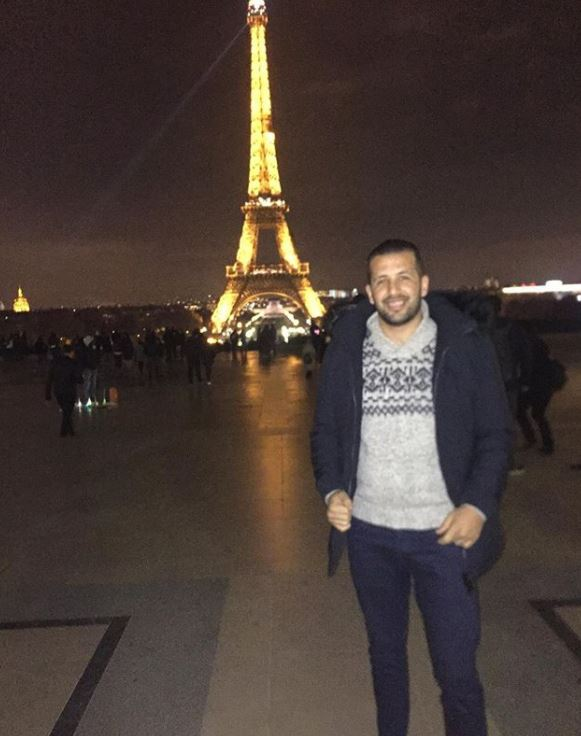
#> input picture img/eifel3.jpg, 581 x 736 px, given in place of trap8.jpg, which was not available
$ python asift.py img/eifel3.jpg
#> lines starting #> are read from the running program, lines starting #| are printed output that depends on the picture; pictures that were not available may be replaced by others from this repository, and a replacement may not be noted
### find_obj.py
#!/usr/bin/env python
# source: https://github.com/opencv/opencv/tree/master/samples/python
'''
Feature-based image matching sample.

Note, that you will need the https://github.com/opencv/opencv_contrib repo for SIFT and SURF

USAGE
  find_obj.py [--feature=<sift|surf|orb|akaze|brisk>[-flann]] [ <image1> <image2> ]

  --feature  - Feature to use. Can be sift, surf, orb or brisk. Append '-flann'
               to feature name to use Flann-based matcher instead bruteforce.

  Press left mouse button on a feature point to see its matching point.
'''

# Python 2/3 compatibility
from __future__ import print_function

import numpy as np
import cv2 as cv
from common import anorm, getsize

FLANN_INDEX_KDTREE = 1  # bug: flann enums are missing
FLANN_INDEX_LSH    = 6


def init_feature(name):
    chunks = name.split('-')
    if chunks[0] == 'sift':
        detector = cv.xfeatures2d.SIFT_create()
        norm = cv.NORM_L2
    elif chunks[0] == 'surf':
        detector = cv.xfeatures2d.SURF_create(800)
        norm = cv.NORM_L2
    elif chunks[0] == 'orb':
        detector = cv.ORB_create(400)
        norm = cv.NORM_HAMMING
    elif chunks[0] == 'akaze':
        detector = cv.AKAZE_create()
        norm = cv.NORM_HAMMING
    elif chunks[0] == 'brisk':
        detector = cv.BRISK_create()
        norm = cv.NORM_HAMMING
    else:
        return None, None
    if 'flann' in chunks:
        search_params = dict(checks=50)
        if norm == cv.NORM_L2:
            flann_params = dict(algorithm = FLANN_INDEX_KDTREE, trees = 5)
        else:
            flann_params= dict(algorithm = FLANN_INDEX_LSH,
                               table_number = 6, # 12
                               key_size = 12,     # 20
                               multi_probe_level = 1) #2
        matcher = cv.FlannBasedMatcher(flann_params, search_params)  # bug : need to pass empty dict (#1329)
    else:
        matcher = cv.BFMatcher(norm)
    return detector, matcher


def filter_matches(kp1, kp2, matches, ratio = 0.75):
    mkp1, mkp2 = [], []
    for m in matches:
        if len(m) == 2 and m[0].distance < m[1].distance * ratio:
            m = m[0]
            mkp1.append( kp1[m.queryIdx] )
            mkp2.append( kp2[m.trainIdx] )
    p1 = np.float32([kp.pt for kp in mkp1])
    p2 = np.float32([kp.pt for kp in mkp2])
    kp_pairs = zip(mkp1, mkp2)
    return p1, p2, list(kp_pairs)

def explore_match(win, img1, img2, kp_pairs, status = None, H = None):
    h1, w1 = img1.shape[:2]
    h2, w2 = img2.shape[:2]
    vis = np.zeros((max(h1, h2), w1+w2), np.uint8)
    vis[:h1, :w1] = img1
    vis[:h2, w1:w1+w2] = img2
    vis = cv.cvtColor(vis, cv.COLOR_GRAY2BGR)

    if H is not None:
        corners = np.float32([[0, 0], [w1, 0], [w1, h1], [0, h1]])
        corners = np.int32( cv.perspectiveTransform(corners.reshape(1, -1, 2), H).reshape(-1, 2) + (w1, 0) )
        cv.polylines(vis, [corners], True, (255, 255, 255))

    if status is None:
        status = np.ones(len(kp_pairs), np.bool_)
    p1, p2 = [], []  # python 2 / python 3 change of zip unpacking
    for kpp in kp_pairs:
        p1.append(np.int32(kpp[0].pt))
        p2.append(np.int32(np.array(kpp[1].pt) + [w1, 0]))

    green = (0, 255, 0)
    red = (0, 0, 255)
    kp_color = (51, 103, 236)
    for (x1, y1), (x2, y2), inlier in zip(p1, p2, status):
        if inlier:
            col = green
            cv.circle(vis, (x1, y1), 2, col, -1)
            cv.circle(vis, (x2, y2), 2, col, -1)
        else:
            col = red
            r = 2
            thickness = 3
            cv.line(vis, (x1-r, y1-r), (x1+r, y1+r), col, thickness)
            cv.line(vis, (x1-r, y1+r), (x1+r, y1-r), col, thickness)
            cv.line(vis, (x2-r, y2-r), (x2+r, y2+r), col, thickness)
            cv.line(vis, (x2-r, y2+r), (x2+r, y2-r), col, thickness)
    vis0 = vis.copy()
    for (x1, y1), (x2, y2), inlier in zip(p1, p2, status):
        if inlier:
            cv.line(vis, (x1, y1), (x2, y2), green)

    cv.imshow(win, vis)

    # [20 lines left out: function onmouse, not called in this run]
    cv.setMouseCallback(win, onmouse)
    return vis


# [51 lines that do not run on import are left out]

### common.py
#!/usr/bin/env python

'''
This module contains some common routines used by other samples.
'''

# Python 2/3 compatibility
from __future__ import print_function
import sys
import thresholds
PY3 = sys.version_info[0] == 3

if PY3:
    from functools import reduce

import numpy as np
import cv2 as cv
import json
import logging
logger = logging.getLogger("common")

# built-in modules
import os
import itertools as it
from contextlib import contextmanager

image_extensions = ['.bmp', '.jpg', '.jpeg', '.png', '.tif', '.tiff', '.pbm', '.pgm', '.ppm']

class Bunch(object):
    def __init__(self, **kw):
        self.__dict__.update(kw)
    def __str__(self):
        return str(self.__dict__)

import numpy as np

# [97 lines left out: functions find_transformation, calcTransformationMatrix_fixed_points, not called in this run]

'''
Description parse_JSON_single_person(filename)
Parse the openpose json output and returns an numpy array of 18 rows (body -joint points / keypoints)
so undetected body parts (openpose errors, labeled by openpose as (0,0) )
-> stay (0,0) and can be identified in this way

Parameters:
@:param filename

Returns:
@:returns a numpy array containg 18 2D features
'''
# [202 lines left out: functions parse_JSON_single_person, parse_JSON_single_person_as_json, parse_JSON_multi_person_old, parse_JSON_multi_person, parse_JSON_multi_person_as_json, split_in_face_legs_torso and 3 more, not called in this run]


def unpad(matrix):

    return matrix[:, :-1]

def pad(matrix):
    return np.hstack([matrix, np.zeros((matrix.shape[0], 1))])

import numpy as np

class bcolors:
    HEADER = '\033[95m'
    OKBLUE = '\033[94m'
    OKGREEN = '\033[92m'
    WARNING = '\033[93m'
    FAIL = '\033[91m'
    ENDC = '\033[0m'
    BOLD = '\033[1m'
    UNDERLINE = '\033[4m'

options = {0 : 'neus',
           1 : 'nek',
           2 : 'l-schouder',
           3 : 'l-elleboog',
           4 : 'l-pols',
           5 : 'r-schouder',
           6 : 'r-elleboog',
           7 : 'r-pols',
           8 : 'l-heup',
           9 : 'l-knie',
           10: 'l-enkel',
           11: 'r-heup',
           12: 'r-knie',
           13: 'r-enkel',
           14: 'l-oog',
           15: 'r-oog',
           16: 'l-oor',
           17: 'r-oor',
        }

# [74 lines left out: functions get_bodypart, corr2_coeff, resizeAndPad, resize_img, not called in this run]

def splitfn(fn):
    path, fn = os.path.split(fn)
    name, ext = os.path.splitext(fn)
    #return posematching. path, name, ext

def anorm2(a):
    return (a*a).sum(-1)
def anorm(a):
    return np.sqrt( anorm2(a) )

# [44 lines left out: functions homotrans, to_rect, rect2rect_mtx, lookat, mtx2rvec, draw_str, not called in this run]

class Sketcher:
    # [8 lines left out: function __init__, not called in this run]

    def show(self):
        cv.imshow(self.windowname, self.dests[0])

    # [13 lines left out: function on_mouse, not called in this run]


# palette data from matplotlib/_cm.py
_jet_data =   {'red':   ((0., 0, 0), (0.35, 0, 0), (0.66, 1, 1), (0.89,1, 1),
                         (1, 0.5, 0.5)),
               'green': ((0., 0, 0), (0.125,0, 0), (0.375,1, 1), (0.64,1, 1),
                         (0.91,0,0), (1, 0, 0)),
               'blue':  ((0., 0.5, 0.5), (0.11, 1, 1), (0.34, 1, 1), (0.65,0, 0),
                         (1, 0, 0))}

cmap_data = { 'jet' : _jet_data }

# [14 lines left out: function make_cmap, not called in this run]

def nothing(*arg, **kw):
    pass

def clock():
    return cv.getTickCount() / cv.getTickFrequency()

@contextmanager
def Timer(msg):
    print(msg, '...',)
    start = clock()
    try:
        yield
    finally:
        print("%.2f ms" % ((clock()-start)*1000))

class StatValue:
    def __init__(self, smooth_coef = 0.5):
        self.value = None
        self.smooth_coef = smooth_coef
    # [6 lines left out: function update, not called in this run]

class RectSelector:
    # [31 lines left out: functions __init__, onmouse, draw, not called in this run]
    @property
    def dragging(self):
        return self.drag_rect is not None


# [24 lines left out: functions grouper, mosaic, not called in this run]

def getsize(img):
    h, w = img.shape[:2]
    return w, h

def mdot(*args):
    return reduce(np.dot, args)

# [99 lines left out: functions draw_keypoints, scene_feature_scaling, feature_scaling, feature_scaling_multi_person, divide_by_max, normalise_rescaling and 1 more, not called in this run]

### asift.py
#!/usr/bin/env python
# https://github.com/opencv/opencv/tree/master/samples/python
'''
Affine invariant feature-based image matching sample.

This sample is similar to find_obj.py, but uses the affine transformation
space sampling technique, called ASIFT [1]. While the original implementation
is based on SIFT, you can try to use SURF or ORB detectors instead. Homography RANSAC
is used to reject outliers. Threading is used for faster affine sampling.

[1] http://www.ipol.im/pub/algo/my_affine_sift/

USAGE
  asift.py [--feature=<sift|surf|orb|brisk>[-flann]] [ <image1> <image2> ]

  --feature  - Feature to use. Can be sift, surf, orb or brisk. Append '-flann'
               to feature name to use Flann-based matcher instead bruteforce.

  Press left mouse button on a feature point to see its matching point.
'''

# Python 2/3 compatibility
from __future__ import print_function

import numpy as np
import cv2 as cv

# built-in modules
import itertools as it
from multiprocessing.pool import ThreadPool

# local modules
from common import Timer
from find_obj import init_feature, filter_matches, explore_match


def affine_skew(tilt, phi, img, mask=None):
    '''
    affine_skew(tilt, phi, img, mask=None) -> skew_img, skew_mask, Ai

    Ai - is an affine transform matrix from skew_img to img
    '''
    h, w = img.shape[:2]
    if mask is None:
        mask = np.zeros((h, w), np.uint8)
        mask[:] = 255
    A = np.float32([[1, 0, 0], [0, 1, 0]])
    if phi != 0.0:
        phi = np.deg2rad(phi)
        s, c = np.sin(phi), np.cos(phi)
        A = np.float32([[c,-s], [ s, c]])
        corners = [[0, 0], [w, 0], [w, h], [0, h]]
        tcorners = np.int32( np.dot(corners, A.T) )
        x, y, w, h = cv.boundingRect(tcorners.reshape(1,-1,2))
        A = np.hstack([A, [[-x], [-y]]])
        img = cv.warpAffine(img, A, (w, h), flags=cv.INTER_LINEAR, borderMode=cv.BORDER_REPLICATE)
    if tilt != 1.0:
        s = 0.8*np.sqrt(tilt*tilt-1)
        img = cv.GaussianBlur(img, (0, 0), sigmaX=s, sigmaY=0.01)
        img = cv.resize(img, (0, 0), fx=1.0/tilt, fy=1.0, interpolation=cv.INTER_NEAREST)
        A[0] /= tilt
    if phi != 0.0 or tilt != 1.0:
        h, w = img.shape[:2]
        mask = cv.warpAffine(mask, A, (w, h), flags=cv.INTER_NEAREST)
    Ai = cv.invertAffineTransform(A)
    return img, mask, Ai


def affine_detect(detector, img, mask=None, pool=None):
    '''
    affine_detect(detector, img, mask=None, pool=None) -> keypoints, descrs

    Apply a set of affine transormations to the image, detect keypoints and
    reproject them into initial image coordinates.
    See http://www.ipol.im/pub/algo/my_affine_sift/ for the details.

    ThreadPool object may be passed to speedup the computation.
    '''
    params = [(1.0, 0.0)]
    for t in 2**(0.5*np.arange(1,6)):
        for phi in np.arange(0, 180, 72.0 / t):
            params.append((t, phi))

    def f(p):
        t, phi = p
        timg, tmask, Ai = affine_skew(t, phi, img)
        keypoints, descrs = detector.detectAndCompute(timg, tmask)
        for kp in keypoints:
            x, y = kp.pt
            kp.pt = tuple( np.dot(Ai, (x, y, 1)) )
        if descrs is None:
            descrs = []
        return keypoints, descrs

    keypoints, descrs = [], []
    if pool is None:
        ires = it.imap(f, params)
    else:
        ires = pool.imap(f, params)

    for i, (k, d) in enumerate(ires):
        print('affine sampling: %d / %d\r' % (i+1, len(params)), end='')
        keypoints.extend(k)
        descrs.extend(d)

    print()
    return keypoints, np.array(descrs)

if __name__ == '__main__':
    print(__doc__)

    import sys, getopt
    opts, args = getopt.getopt(sys.argv[1:], '', ['feature='])
    opts = dict(opts)
    feature_name = opts.get('--feature', 'sift-flann')
    try:
        fn1, fn2 = args
    except:
        fn1 = 'img/trap8.jpg'
        fn2 = 'img/trap9.jpg'

    img1 = cv.imread(fn1, 0)
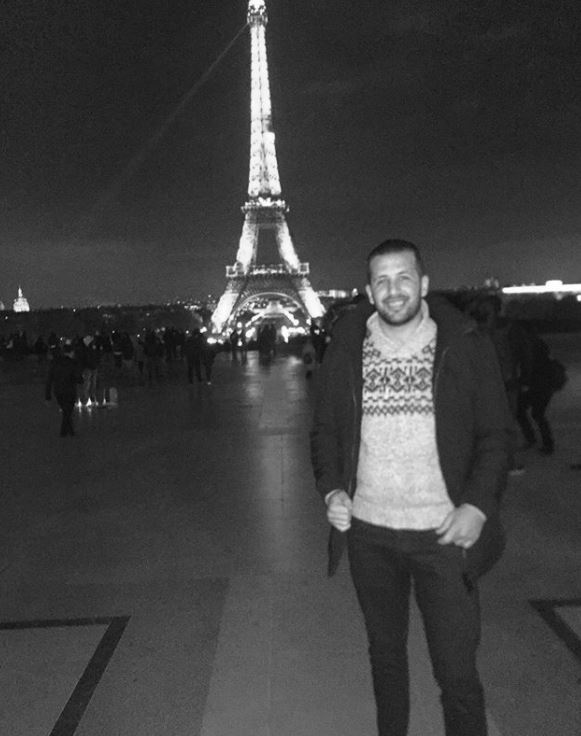
#> img1: shape (736, 581); min 4, max 255, mean 63.6
    img2 = cv.imread(fn2, 0)
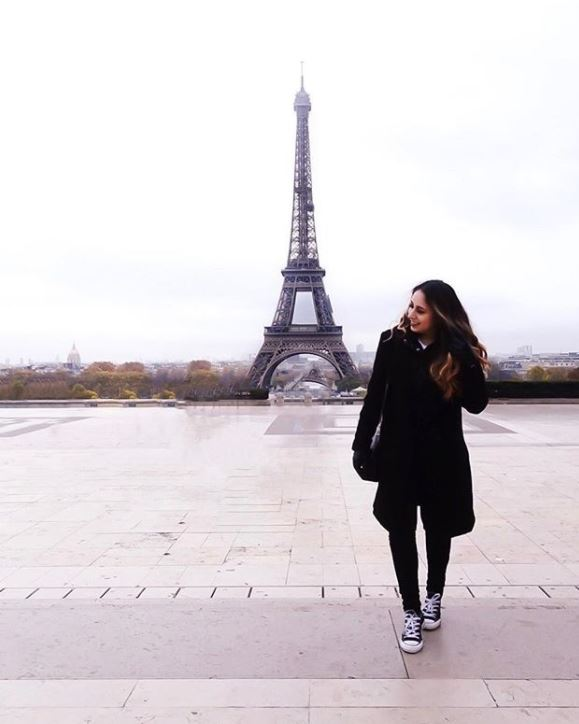
#> input picture img/eifel4.jpg, 579 x 724 px, given in place of trap9.jpg, which was not available
    detector, matcher = init_feature(feature_name)

    if img1 is None:
        print('Failed to load fn1:', fn1)
        sys.exit(1)

    if img2 is None:
        print('Failed to load fn2:', fn2)
        sys.exit(1)

    if detector is None:
        print('unknown feature:', feature_name)
        sys.exit(1)

    print('using', feature_name)

    pool=ThreadPool(processes = cv.getNumberOfCPUs())
    kp1, desc1 = affine_detect(detector, img1, pool=pool)
#> in f, `timg, tmask, Ai = affine_skew(t, phi, img)`: Ai = [[1, 0, 0], [0, 1, 0]]
#> in f, `keypoints, descrs = detector.detectAndCompute(timg, tmask)`: keypoints = 997 keypoints; strongest (x, y, size): (203, 330, 3.8), (89, 402, 3.3), (211, 341, 4.7), (21, 305, 9.4)
#> the loop in affine_detect, `for i, (k, d) in enumerate(ires):` made 43 passes
#> pass 1, in affine_skew (call 2), `img = cv.resize(img, (0, 0), fx=1.0/tilt, fy=1.0, interpolation=cv.INT..`:
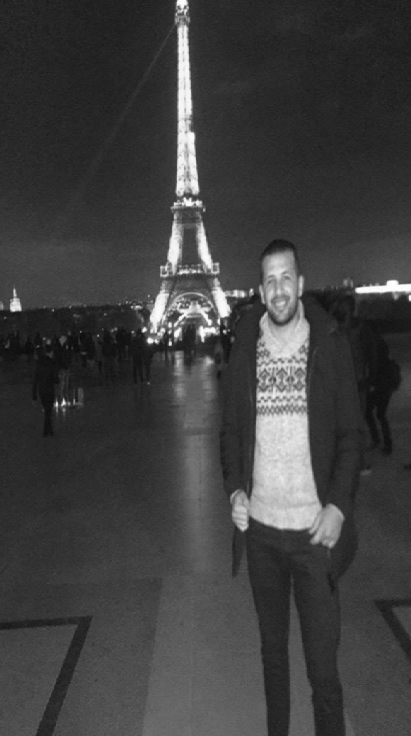
#> img: shape (736, 411); min 11, max 255, mean 63.6
#> after the loop in affine_detect, `for i, (k, d) in enumerate(ires):`: descrs = 13160 items; keypoints = 13160 keypoints; strongest (x, y, size): (240, 343, 2.5), (203, 330, 3.8), (89, 402, 3.3), (211, 341, 4.7)
#> kp1 has the same summary as keypoints in affine_detect
    kp2, desc2 = affine_detect(detector, img2, pool=pool)
#> in f (call 44), `keypoints, descrs = detector.detectAndCompute(timg, tmask)`: keypoints = 706 keypoints; strongest (x, y, size): (418, 508, 2.5), (438, 296, 23.7), (420, 524, 5.1), (417, 473, 85)
#> the loop in affine_detect (call 2), `for i, (k, d) in enumerate(ires):` made 43 passes
#> pass 1, in affine_skew (call 45), `img = cv.resize(img, (0, 0), fx=1.0/tilt, fy=1.0, interpolation=cv.INT..`:
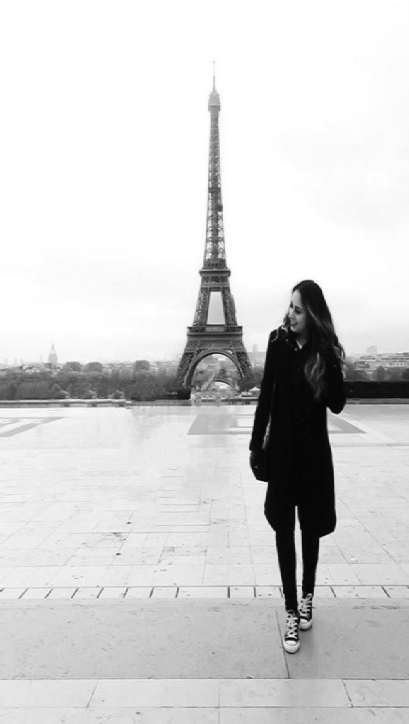
#> img: shape (724, 409); min 1, max 255, mean 211.2
    print('img1 - %d features, img2 - %d features' % (len(kp1), len(kp2)))
#| img1 - 13160 features, img2 - 10327 features

    def match_and_draw(win):
        with Timer('matching'):
            raw_matches = matcher.knnMatch(desc1, trainDescriptors = desc2, k = 2) #2
        p1, p2, kp_pairs = filter_matches(kp1, kp2, raw_matches)
        if len(p1) >= 4:
            H, status = cv.findHomography(p1, p2, cv.RANSAC, 5.0)
            print('%d / %d  inliers/matched' % (np.sum(status), len(status)))
            # do not draw outliers (there will be a lot of them)
            kp_pairs = [kpp for kpp, flag in zip(kp_pairs, status) if flag]
        else:
            H, status = None, None
            print('%d matches found, not enough for homography estimation' % len(p1))

        explore_match(win, img1, img2, kp_pairs, None, H)


    match_and_draw('affine find_obj')
#| 17 / 130  inliers/matched
#> in explore_match, `vis[:h1, :w1] = img1`:
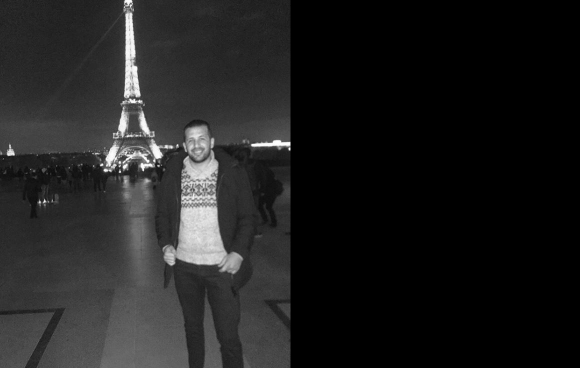
#> vis: shape (736, 1160) (shown at 1/2 size); min 0, max 255, mean 31.8
#> in explore_match, `vis[:h2, w1:w1+w2] = img2`:
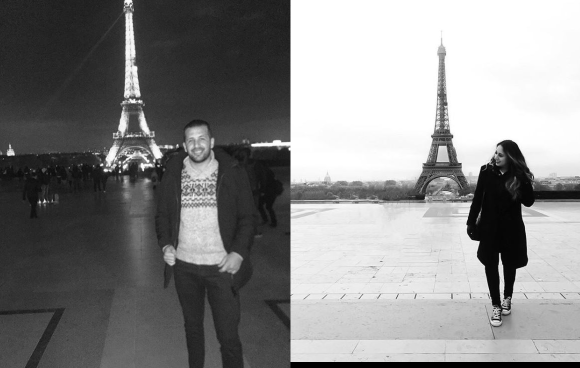
#> vis: shape (736, 1160) (shown at 1/2 size); min 0, max 255, mean 135.5
#> the loop in explore_match, `for kpp in kp_pairs:` made 17 passes
#> kpp on passes 1 to 7: 2 keypoints; (x, y, size): (418, 591, 2.3), (269, 44, 3.9), 2 keypoints; (x, y, size): (418, 591, 2.5), (249, 46, 3.9), 2 keypoints; (x, y, size): (418, 591, 2.5), (269, 51, 4.2), 2 keypoints; (x, y, size): (507, 284, 2.9), (422, 508, 1.9), 2 keypoints; (x, y, size): (418, 591, 2.5), (273, 97, 4.8), 2 keypoints; (x, y, size): (418, 591, 2.3), (271, 78, 5), 2 keypoints; (x, y, size): (418, 591, 2.3), (269, 52, 4.7)
#> the loop in explore_match, `for (x1, y1), (x2, y2), inlier in zip(p1, p2, status):` made 17 passes
#> (x1, y1, x2, y2) on passes 1 to 8: (268, 44, 998, 590), (248, 45, 998, 590), (269, 50, 998, 590), (507, 284, 1003, 508), (272, 96, 998, 590), (270, 77, 998, 590), (268, 51, 998, 590), (267, 51, 998, 590)
#> after the loop in explore_match, `for (x1, y1), (x2, y2), inlier in zip(p1, p2, status):`:
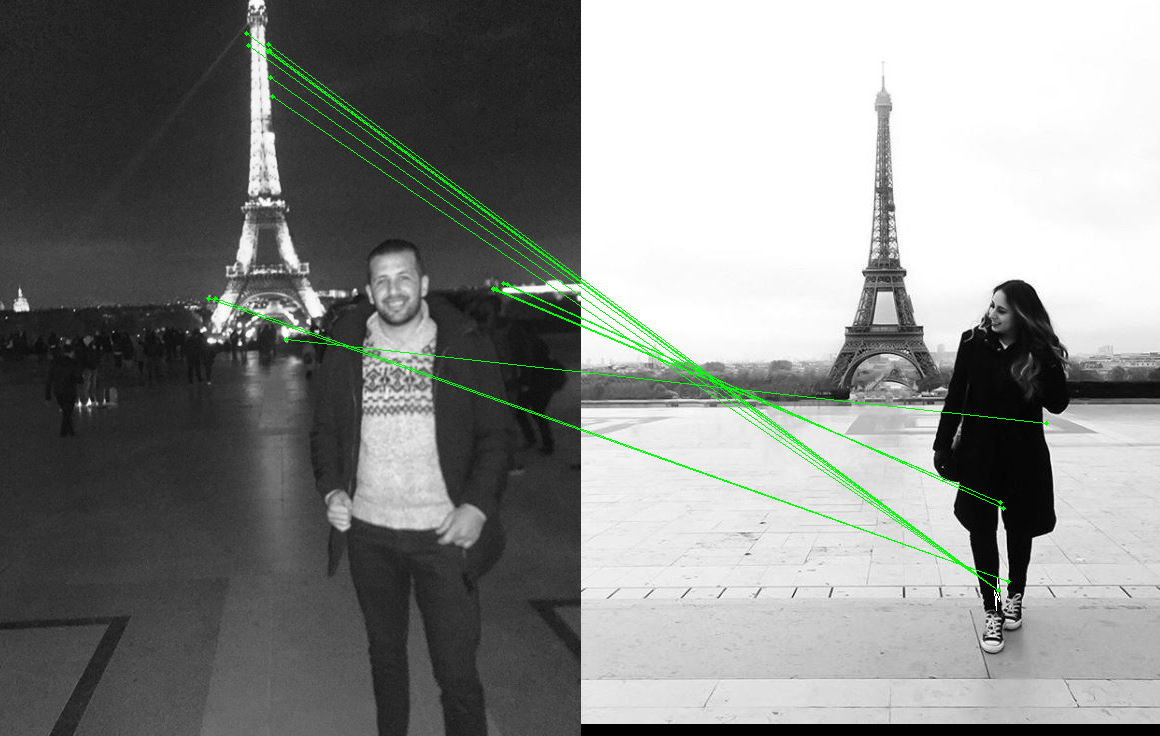
#> vis: shape (736, 1160, 3); mean B, G, R 134.2, 136.7, 134.2
    cv.waitKey()
    cv.destroyAllWindows()
